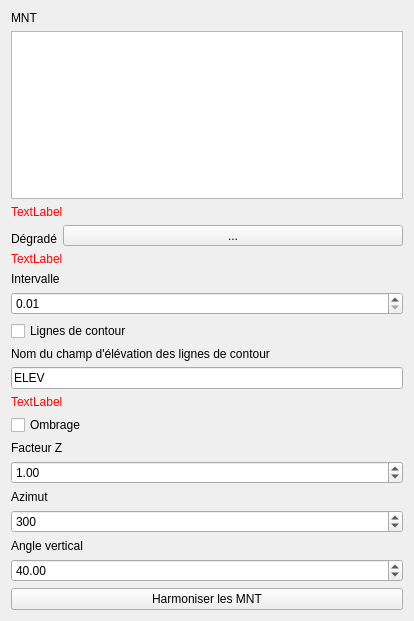
              <widget class="QWidget" name="dem_harmonization">
               <property name="geometry">
                <rect>
                 <x>0</x>
                 <y>0</y>
                 <width>414</width>
                 <height>621</height>
                </rect>
               </property>
               <attribute name="label">
                <string>Harmonisation du style</string>
               </attribute>
               <layout class="QVBoxLayout" name="verticalLayout_2">
                <item>
                 <widget class="QLabel" name="label_33">
                  <property name="text">
                   <string>MNT</string>
                  </property>
                  <property name="alignment">
                   <set>Qt::AlignBottom|Qt::AlignLeading|Qt::AlignLeft</set>
                  </property>
                 </widget>
                </item>
                <item>
                 <widget class="QListView" name="dem_harmonization_dems_listView">
                  <property name="toolTip">
                   <string>Sélectionnez dans la liste les MNT auxquels vous souhaitez appliquer le style</string>
                  </property>
                  <property name="selectionMode">
                   <enum>QAbstractItemView::NoSelection</enum>
                  </property>
                 </widget>
                </item>
                <item>
                 <widget class="QLabel" name="dem_harmonization_dems_checkLabel">
                  <property name="styleSheet">
                   <string notr="true">color: red;</string>
                  </property>
                  <property name="text">
                   <string>TextLabel</string>
                  </property>
                 </widget>
                </item>
                <item>
                 <layout class="QHBoxLayout" name="horizontalLayout_3">
                  <item>
                   <widget class="QLabel" name="label_34">
                    <property name="text">
                     <string>Dégradé</string>
                    </property>
                    <property name="alignment">
                     <set>Qt::AlignBottom|Qt::AlignLeading|Qt::AlignLeft</set>
                    </property>
                   </widget>
                  </item>
                  <item>
                   <widget class="QgsColorRampButton" name="dem_harmonization_gradient_toolButton">
                    <property name="sizePolicy">
                     <sizepolicy hsizetype="Expanding" vsizetype="Fixed">
                      <horstretch>0</horstretch>
                      <verstretch>0</verstretch>
                     </sizepolicy>
                    </property>
                    <property name="baseSize">
                     <size>
                      <width>0</width>
                      <height>0</height>
                     </size>
                    </property>
                    <property name="toolTip">
                     <string>Sélectionnez un dégradé de couleurs à appliquer aux MNT</string>
                    </property>
                    <property name="text">
                     <string>...</string>
                    </property>
                   </widget>
                  </item>
                 </layout>
                </item>
                <item>
                 <widget class="QLabel" name="dem_harmonization_gradient_checkLabel">
                  <property name="styleSheet">
                   <string notr="true">color: red;</string>
                  </property>
                  <property name="text">
                   <string>TextLabel</string>
                  </property>
                 </widget>
                </item>
                <item>
                 <widget class="QLabel" name="label_35">
                  <property name="text">
                   <string>Intervalle</string>
                  </property>
                  <property name="alignment">
                   <set>Qt::AlignBottom|Qt::AlignLeading|Qt::AlignLeft</set>
                  </property>
                 </widget>
                </item>
                <item>
                 <widget class="QDoubleSpinBox" name="dem_harmonization_interval_doubleSpinBox">
                  <property name="toolTip">
                   <string>Entrez l'intervalle (en mètres) entre chaque couleur</string>
                  </property>
                  <property name="minimum">
                   <double>0.010000000000000</double>
                  </property>
                  <property name="maximum">
                   <double>10000.000000000000000</double>
                  </property>
                  <property name="singleStep">
                   <double>0.010000000000000</double>
                  </property>
                  <property name="value">
                   <double>0.010000000000000</double>
                  </property>
                 </widget>
                </item>
                <item>
                 <widget class="QCheckBox" name="dem_harmonization_contour_checkBox">
                  <property name="toolTip">
                   <string>Ajouter une couche de lignes de contour ?</string>
                  </property>
                  <property name="text">
                   <string>Lignes de contour</string>
                  </property>
                 </widget>
                </item>
                <item>
                 <widget class="QLabel" name="dem_harmonization_contour_elevation_field_label">
                  <property name="text">
                   <string>Nom du champ d'élévation des lignes de contour</string>
                  </property>
                  <property name="alignment">
                   <set>Qt::AlignBottom|Qt::AlignLeading|Qt::AlignLeft</set>
                  </property>
                 </widget>
                </item>
                <item>
                 <widget class="QLineEdit" name="dem_harmonization_contour_elevation_field_lineEdit">
                  <property name="toolTip">
                   <string>Entrez le nom du champ dans la couche des lignes de contour correspondant à l'altitude associée à chaque ligne</string>
                  </property>
                  <property name="text">
                   <string>ELEV</string>
                  </property>
                 </widget>
                </item>
                <item>
                 <widget class="QLabel" name="dem_harmonization_contour_elevation_field_name_checkLabel">
                  <property name="styleSheet">
                   <string notr="true">color: red;</string>
                  </property>
                  <property name="text">
                   <string>TextLabel</string>
                  </property>
                 </widget>
                </item>
                <item>
                 <widget class="QCheckBox" name="dem_harmonization_hillshade_checkBox">
                  <property name="toolTip">
                   <string>Ajouter une couche d'ombrages ?</string>
                  </property>
                  <property name="text">
                   <string>Ombrage</string>
                  </property>
                 </widget>
                </item>
                <item>
                 <widget class="QLabel" name="dem_harmonization_z_factor_label">
                  <property name="text">
                   <string>Facteur Z</string>
                  </property>
                  <property name="alignment">
                   <set>Qt::AlignBottom|Qt::AlignLeading|Qt::AlignLeft</set>
                  </property>
                 </widget>
                </item>
                <item>
                 <widget class="QDoubleSpinBox" name="dem_harmonization_z_factor_doubleSpinBox">
                  <property name="toolTip">
                   <string>Entrez le facteur multiplicateur Z de la couche d'ombrage</string>
                  </property>
                  <property name="value">
                   <double>1.000000000000000</double>
                  </property>
                 </widget>
                </item>
                <item>
                 <widget class="QLabel" name="dem_harmonization_azimuth_label">
                  <property name="text">
                   <string>Azimut</string>
                  </property>
                  <property name="alignment">
                   <set>Qt::AlignBottom|Qt::AlignLeading|Qt::AlignLeft</set>
                  </property>
                 </widget>
                </item>
                <item>
                 <widget class="QDoubleSpinBox" name="dem_harmonization_azimuth_doubleSpinBox">
                  <property name="toolTip">
                   <string>Entrez la valeur d'azimut pour la couche d'ombrage</string>
                  </property>
                  <property name="decimals">
                   <number>0</number>
                  </property>
                  <property name="maximum">
                   <double>100000000000.000000000000000</double>
                  </property>
                  <property name="value">
                   <double>300.000000000000000</double>
                  </property>
                 </widget>
                </item>
                <item>
                 <widget class="QLabel" name="dem_harmonization_vertical_angle_label">
                  <property name="text">
                   <string>Angle vertical</string>
                  </property>
                  <property name="alignment">
                   <set>Qt::AlignBottom|Qt::AlignLeading|Qt::AlignLeft</set>
                  </property>
                 </widget>
                </item>
                <item>
                 <widget class="QDoubleSpinBox" name="dem_harmonization_vertical_angle_doubleSpinBox">
                  <property name="toolTip">
                   <string>Entrez la valeur d'angle vertical pour la couche d'ombrage</string>
                  </property>
                  <property name="value">
                   <double>40.000000000000000</double>
                  </property>
                 </widget>
                </item>
                <item>
                 <widget class="QPushButton" name="dem_harmonization_pushButton">
                  <property name="toolTip">
                   <string>Lancez l'harmonisation des MNT</string>
                  </property>
                  <property name="text">
                   <string>Harmoniser les MNT</string>
                  </property>
                 </widget>
                </item>
               </layout>
              </widget>
